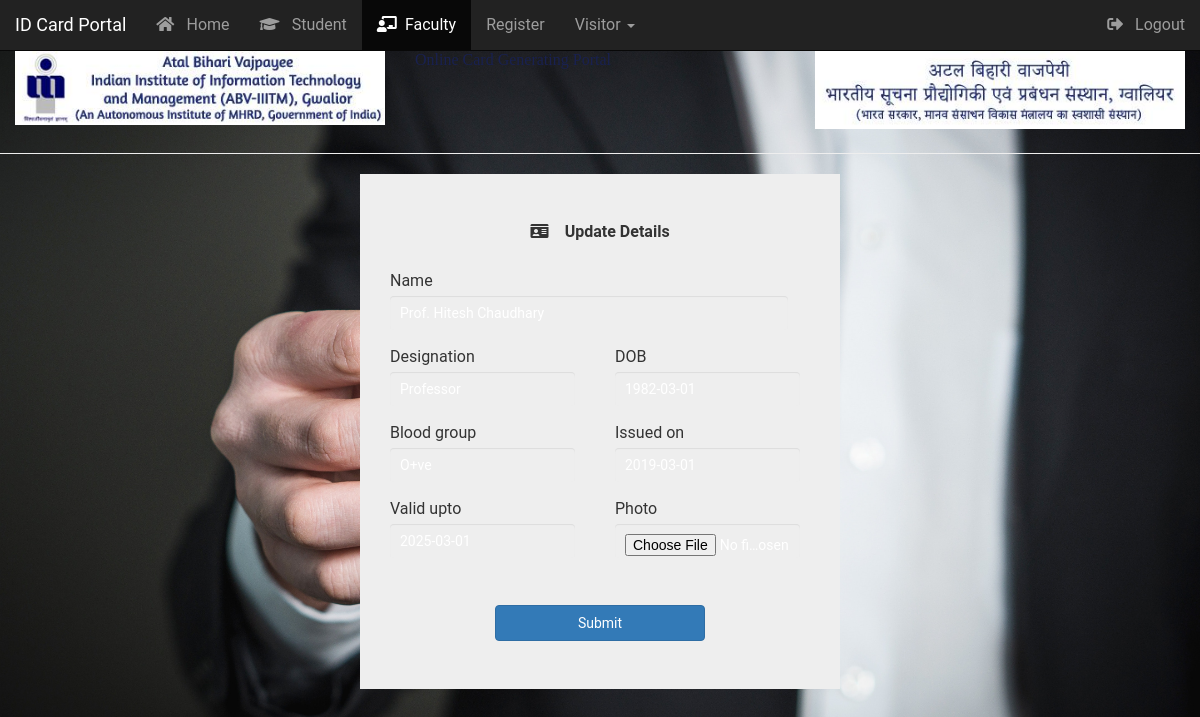
The app's page /update_employee/4638 (signed in) with its own data.
### card/models.py (models this page shows, shortened)
class Employee_Card(models.Model):
    e_id = models.CharField(max_length=ID_LENGTH, primary_key=True, default=id_gen, editable=False)
    name=models.CharField(max_length=256)
    designation=models.CharField(max_length=256)
    dob=models.DateField()
    blood_group=models.CharField(max_length=256)
    pic = models.ImageField(upload_to = 'images/',null=True,verbose_name="")
    valid_upto=models.DateField()
    issued_on=models.DateField(null=True)

### card/views.py (the view)
# urls.py: path('update_employee/<pk>',views.Update_employee.as_view(),name='update_employee'),
class Update_employee(LoginRequiredMixin,UpdateView):
	form_class=forms.Employee_card_form
	model=models.Employee_Card
	template_name='card/update_employee.html'

### card/forms.py
class Employee_card_form(forms.ModelForm):
  class Meta():
    model=Employee_Card
    fields='__all__'
    widgets={
    'name':forms.TextInput(attrs={'placeholder':'Name','class':'form-control'}),
    'designation':forms.TextInput(attrs={'placeholder':'Designation','class':'form-control'}),
    'dob':forms.TextInput(attrs={'placeholder':'Date of Birth','class':'form-control','id':'datepicker1'}),
    'blood_group':forms.TextInput(attrs={'placeholder':'Blood Group','class':'form-control'}),
    'pic':forms.FileInput(attrs={'name':'pic','class':'form-control','placeholder':'Photo'}),
    'valid_upto':forms.TextInput(attrs={'placeholder':'Valid Upto','class':'form-control','id':'datepicker'}),
    'issued_on':forms.TextInput(attrs={'placeholder':'Issued on','class':'form-control','id':'datepicker2'}),
    }

### templates/card/update_employee.html (shortened to what this page needs)
{%extends 'card/base.html'%}
{%load static%}
{% block active%}
      <li><a href="{%url 'index'%}"><i class="fas fa-home"></i>&ensp; Home</a></li>
      <li><a href="{%url 'list_student'%}"><i class="fas fa-graduation-cap"></i>&ensp; Student</a></li>
      <li class="active"><a href="{%url 'list_employee'%}"><i class="fas fa-chalkboard-teacher"></i>&ensp;Faculty</a></li>
      <li><a href="{%url 'add_new'%}">Register</a></li>
      <li class="dropdown">
        <a class="dropdown-toggle " data-toggle="dropdown" href="#">Visitor
        <span class="caret"></span></a>
      </li>
    </ul>
  {% endblock active %}
{%block content%}
<head>
  <link rel="stylesheet" href="https://maxcdn.bootstrapcdn.com/bootstrap/3.3.7/css/bootstrap.min.css">
  <link rel="stylesheet" href="https://use.fontawesome.com/releases/v5.6.3/css/all.css">
  <link rel="stylesheet" href="//code.jquery.com/ui/1.12.1/themes/base/jquery-ui.css">
  <link rel="stylesheet" href="/resources/demos/style.css">
</head>
<body>
    <div class="container jumbotron" style="width: 40%;">
         <form method="post" action="" enctype="multipart/form-data">
            <h2 style="text-align: center; font-weight: bold;"><i class="fas fa-id-card"></i>&ensp;&ensp;Update Details</h2>
            <div class="row" style="margin-top: 30px;">
                <div class="col-sm-12">
                    <label for="inputname">Name</label>
                    {{form.name}}
                </div>
                <div class="col-sm-6">
                    <label for="inputname">Designation</label>
                    {{form.designation}}
                </div>
                <div class="col-sm-6">
                    <label for="dob">DOB</label>
                    {{form.dob}}
                </div>
                <div class="col-sm-6">
                    <label for="blood_group">Blood group</label>
                    {{form.blood_group}}
                </div>
                <div class="col-sm-6">
                    <label for="issue">Issued on</label>
                    {{form.issued_on}}
                </div>
                <div class="col-sm-6">
                    <label for="valid">Valid upto</label>
                    {{form.valid_upto}}
                </div>
                <div class="col-sm-6">
                    <label for="photo">Photo</label>
                    {{form.pic}}
                </div>
                <div class="col-sm-12"  style="text-align: center;margin-top: 30px;">
                    <button type="submit" class="btn btn-primary" style="width: 50%;">Submit</button>
                </div>
            </div>
        </form>
    </div>
</body>
{% endblock %}

### static/card/css/style.css (style rules this page uses)
html,body,div,span,applet,object,iframe,h1,h2,h3,h4,h5,h6,p,blockquote,pre,a,abbr,acronym,address,big,cite,code,del,dfn,em,img,ins,kbd,q,s,samp,small,strike,strong,sub,sup,tt,var,b,u,i,dl,dt,dd,ol,nav ul,nav li,fieldset,form,label,legend,table,caption,tbody,tfoot,thead,tr,th,td,article,aside,canvas,details,embed,figure,figcaption,footer,header,hgroup,menu,nav,output,ruby,section,summary,time,mark,audio,video { margin:0;padding:0;border:0;font-size:100%;font:inherit;vertical-align:baseline; }
a { text-decoration:none; }
body { font-family: 'Roboto', sans-serif; font-size: 100%; background:url(../images/course.jpg)no-repeat; background-position:0px 0px; text-align: left; min-height: 100%; background-size:cover; background-position:center; background-attachment:fixed; }
.login-form input[type="text"],.login-form input[type="date"], .login-form input[type="email"],.form-control, textarea { width: 95.4%; padding: 10px 10px 10px 10px; font-weight: normal; background: none; border: none; background: rgba(235, 235, 235, 0.15); color: #ffffff !important; outline: none; font-size: 14px; margin: 6px 0 17px 0px; transition: 0.5s all; -webkit-transition: 0.5s all; -o-transition: 0.5s all; -ms-transition: 0.5s all; -moz-transition: 0.5s all; font-family: 'Roboto', sans-serif; }
@media (max-width:1440px) { .login-form input[type="text"], .login-form input[type="email"], .form-control, textarea { width: 94.8%; } }

### templates/card/base.html (style rules this page uses)
body { padding-top: 51px; }
.row { margin: 0; padding: 0 }
.btn { font-weight: 700; height: 36px; -moz-user-select: none; -webkit-user-select: none; user-select: none; cursor: default; }

### templates/card/update_employee.html (style rules this page uses)
body { padding-top: 51px; }
.row { margin: 0; padding: 0 }

### records on screen
Employee_Card: name "Prof. Hitesh Chaudhary", designation "Professor", dob "1982-03-01", blood_group "O+ve", issued_on "2019-03-01", valid_upto "2025-03-01"
